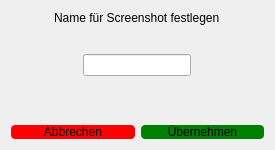
<?xml version="1.0" encoding="UTF-8"?>
<ui version="4.0">
 <class>NameScreenshot</class>
 <widget class="QDialog" name="NameScreenshot">
  <property name="windowModality">
   <enum>Qt::WindowModality::ApplicationModal</enum>
  </property>
  <property name="geometry">
   <rect>
    <x>0</x>
    <y>0</y>
    <width>275</width>
    <height>150</height>
   </rect>
  </property>
  <property name="sizePolicy">
   <sizepolicy hsizetype="Fixed" vsizetype="Fixed">
    <horstretch>0</horstretch>
    <verstretch>0</verstretch>
   </sizepolicy>
  </property>
  <property name="minimumSize">
   <size>
    <width>275</width>
    <height>150</height>
   </size>
  </property>
  <property name="maximumSize">
   <size>
    <width>275</width>
    <height>150</height>
   </size>
  </property>
  <property name="windowTitle">
   <string>Name Screenshot</string>
  </property>
  <layout class="QVBoxLayout" name="verticalLayout_2">
   <item>
    <layout class="QVBoxLayout" name="verticalLayout">
     <item alignment="Qt::AlignmentFlag::AlignHCenter">
      <widget class="QLabel" name="labelName">
       <property name="sizePolicy">
        <sizepolicy hsizetype="Fixed" vsizetype="Fixed">
         <horstretch>0</horstretch>
         <verstretch>0</verstretch>
        </sizepolicy>
       </property>
       <property name="text">
        <string>Name für Screenshot festlegen</string>
       </property>
      </widget>
     </item>
     <item>
      <spacer name="verticalSpacer">
       <property name="orientation">
        <enum>Qt::Orientation::Vertical</enum>
       </property>
       <property name="sizeHint" stdset="0">
        <size>
         <width>20</width>
         <height>40</height>
        </size>
       </property>
      </spacer>
     </item>
     <item alignment="Qt::AlignmentFlag::AlignHCenter">
      <widget class="QLineEdit" name="lineName">
       <property name="maximumSize">
        <size>
         <width>200</width>
         <height>16777215</height>
        </size>
       </property>
      </widget>
     </item>
     <item alignment="Qt::AlignmentFlag::AlignHCenter">
      <widget class="QLabel" name="labelError">
       <property name="styleSheet">
        <string notr="true">color: red;</string>
       </property>
       <property name="text">
        <string/>
       </property>
      </widget>
     </item>
     <item>
      <spacer name="verticalSpacer_2">
       <property name="orientation">
        <enum>Qt::Orientation::Vertical</enum>
       </property>
       <property name="sizeHint" stdset="0">
        <size>
         <width>20</width>
         <height>40</height>
        </size>
       </property>
      </spacer>
     </item>
     <item>
      <layout class="QHBoxLayout" name="horizontalLayout">
       <item>
        <widget class="QPushButton" name="pushDiscard">
         <property name="styleSheet">
          <string notr="true">QPushButton{
	background-color: red;
	border-radius: 4px;
}

QPushButton:pressed{
	background-color: rgb(150, 20, 0);
}</string>
         </property>
         <property name="text">
          <string>Abbrechen</string>
         </property>
        </widget>
       </item>
       <item>
        <widget class="QPushButton" name="pushAccept">
         <property name="styleSheet">
          <string notr="true">QPushButton{
	background-color: green;
	border-radius: 4px;
}

QPushButton:pressed{
	background-color: rgb(20, 150, 0);
}</string>
         </property>
         <property name="text">
          <string>Übernehmen</string>
         </property>
         <property name="checkable">
          <bool>false</bool>
         </property>
         <property name="autoDefault">
          <bool>false</bool>
         </property>
         <property name="default">
          <bool>true</bool>
         </property>
        </widget>
       </item>
      </layout>
     </item>
    </layout>
   </item>
  </layout>
 </widget>
 <resources/>
 <connections/>
</ui>
